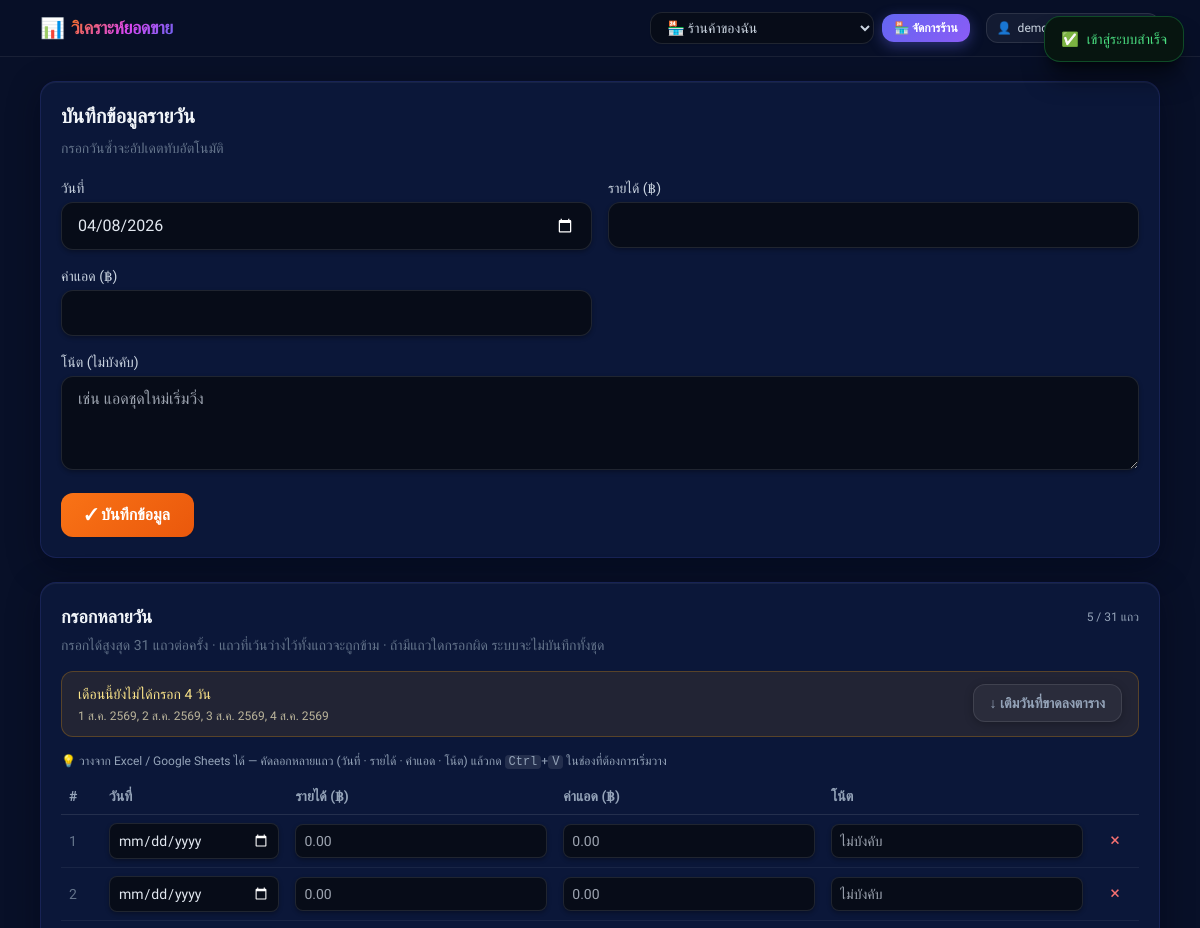
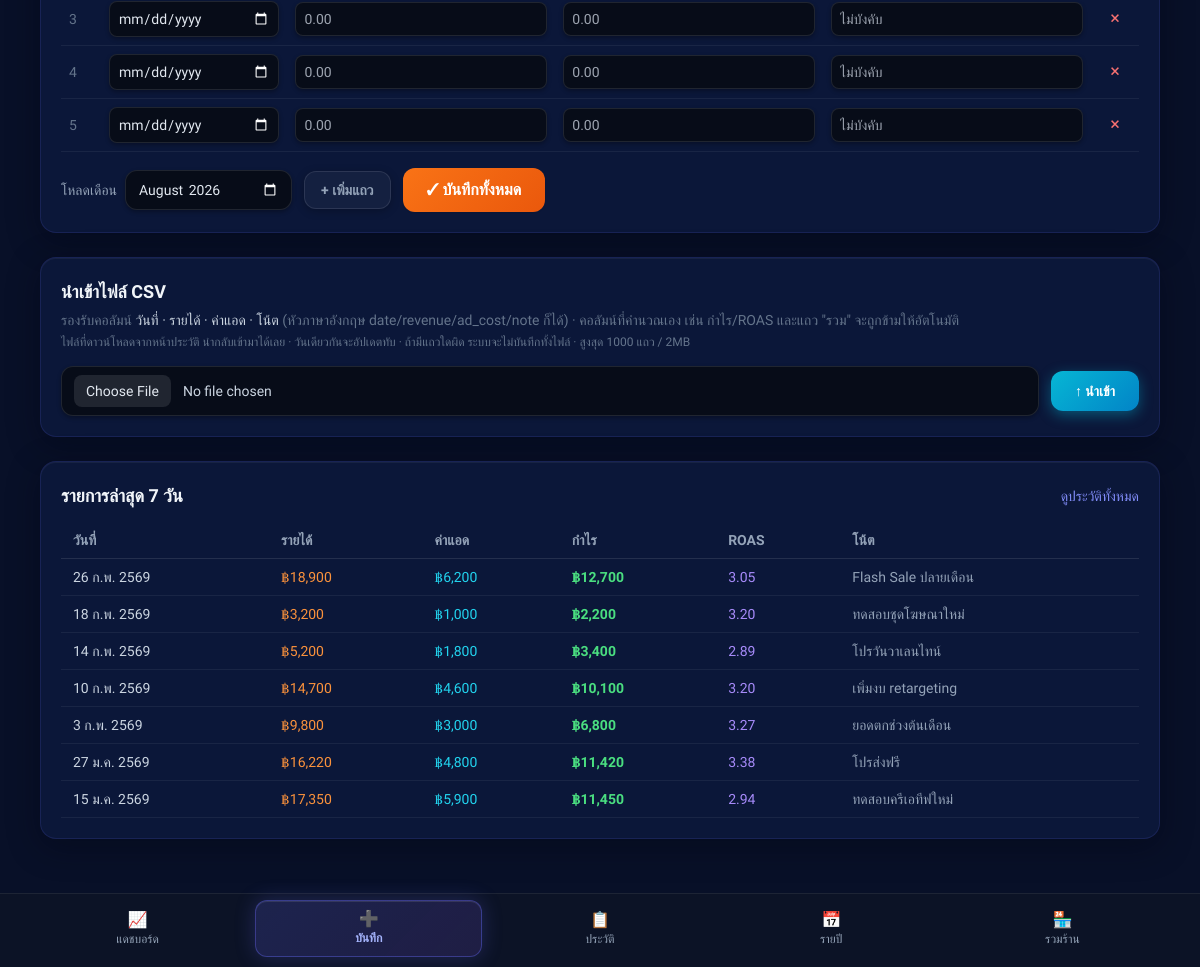
The page /add-record.php (signed in) on the database its author committed (2 pictures, top to bottom).
### tables this page shows
CREATE TABLE IF NOT EXISTS daily_records (
    id BIGINT UNSIGNED NOT NULL AUTO_INCREMENT,
    shop_id BIGINT UNSIGNED NOT NULL,
    record_date DATE NOT NULL,
    revenue DECIMAL(12,2) NOT NULL DEFAULT 0.00,
    ad_cost DECIMAL(12,2) NOT NULL DEFAULT 0.00,
    note VARCHAR(255) NULL,
    created_at DATETIME NOT NULL DEFAULT CURRENT_TIMESTAMP,
    updated_at DATETIME NOT NULL DEFAULT CURRENT_TIMESTAMP ON UPDATE CURRENT_TIMESTAMP,
    PRIMARY KEY (id),
    UNIQUE KEY uq_daily_records_shop_date (shop_id, record_date),
    KEY idx_daily_records_record_date (record_date),
    KEY idx_daily_records_shop_date (shop_id, record_date),
    CONSTRAINT chk_daily_records_revenue_non_negative CHECK (revenue >= 0),
    CONSTRAINT chk_daily_records_ad_cost_non_negative CHECK (ad_cost >= 0),
    CONSTRAINT fk_daily_records_shop
        FOREIGN KEY (shop_id)
        REFERENCES shops (id)
        ON DELETE CASCADE
        ON UPDATE CASCADE
);

### add-record.php (the view, shortened to what the rows shown need)
<?php
require_once __DIR__ . '/includes/bootstrap.php';
require_once __DIR__ . '/includes/auth.php';
$userId = (int)($_SESSION['user_id'] ?? 0);
$shopId = (int)($_SESSION['current_shop_id'] ?? 0);
$shopRepository = new ShopRepository($pdo);
$recordRepository = new RecordRepository($pdo);
$recordService = new RecordService($recordRepository, $shopRepository, $pdo);
$recentRecords = $recordService->getRecentRecords($userId, $shopId, 7);
require __DIR__ . '/includes/header.php';
?>
<section class="section-card p-5">
    <h1 class="text-xl font-semibold text-slate-100">บันทึกข้อมูลรายวัน</h1>
</section>
<section class="section-card mt-6 p-5">
    <div class="mb-1 flex flex-wrap items-center justify-between gap-2">
        <h2 class="text-lg font-semibold text-slate-100">กรอกหลายวัน</h2>
    </div>
    <form action="<?= e(app_url('/api/records.php')) ?>" method="post">
        <div class="overflow-x-auto">
            <table class="min-w-full text-sm">
                <thead>
                    <tr class="border-b border-white/10 text-left text-slate-400">
                        <th class="px-2 py-2 w-10">#</th>
                        <th class="px-2 py-2">วันที่</th>
                        <th class="px-2 py-2">รายได้ (฿)</th>
                        <th class="px-2 py-2">ค่าแอด (฿)</th>
                        <th class="px-2 py-2">โน้ต</th>
                        <th class="px-2 py-2 w-12"></th>
                    </tr>
                </thead>
            </table>
        </div>
    </form>
</section>
<section class="section-card mt-6 p-5">
    <h2 class="text-lg font-semibold text-slate-100">นำเข้าไฟล์ CSV</h2>
</section>
<section class="section-card mt-6 p-5">
    <div class="mb-3 flex items-center justify-between">
        <h2 class="text-lg font-semibold text-slate-100">รายการล่าสุด 7 วัน</h2>
    </div>
    <div class="overflow-x-auto">
        <table class="min-w-full text-sm">
            <thead>
                <tr class="border-b border-white/10 text-left text-slate-400">
                    <th class="px-3 py-2">วันที่</th>
                    <th class="px-3 py-2">รายได้</th>
                    <th class="px-3 py-2">ค่าแอด</th>
                    <th class="px-3 py-2">กำไร</th>
                    <th class="px-3 py-2">ROAS</th>
                    <th class="px-3 py-2">โน้ต</th>
                </tr>
            </thead>
            <tbody>
                <?php if (empty($recentRecords)): ?>
                    <tr>
                        <td colspan="6" class="px-3 py-4 text-center text-slate-400">ยังไม่มีข้อมูลในร้านนี้</td>
                    </tr>
                <?php else: ?>
                    <?php foreach ($recentRecords as $record): ?>
                        <?php
                        $revenue = (float)($record['revenue'] ?? 0);
                        $adCost = (float)($record['ad_cost'] ?? 0);
                        $profit = $revenue - $adCost;
                        $roas = $adCost > 0 ? round($revenue / $adCost, 2) : null;
                        $note = (string)($record['note'] ?? '');
                        ?>
                        <tr class="border-b border-white/[0.06]">
                            <td class="px-3 py-2 text-slate-300 font-medium"><?= e(formatThaiDate((string)($record['record_date'] ?? ''))) ?></td>
                            <td class="px-3 py-2 text-orange-400 font-medium"><?= e(formatMoney($revenue)) ?></td>
                            <td class="px-3 py-2 text-cyan-400 font-medium"><?= e(formatMoney($adCost)) ?></td>
                            <td class="px-3 py-2 <?= $profit >= 0 ? 'text-green-400' : 'text-red-400' ?> font-bold"><?= e(formatMoney($profit)) ?></td>
                            <td class="px-3 py-2 text-violet-400 font-medium"><?= e(formatRoas($roas)) ?></td>
                            <td class="px-3 py-2 text-slate-400"><?= $note !== '' ? e($note) : '-' ?></td>
                        </tr>
                    <?php endforeach; ?>
                <?php endif; ?>
            </tbody>
        </table>
    </div>
</section>
<?php require __DIR__ . '/includes/footer.php'; ?>

### rows shown on the page
daily_records: record_date "26 ก.พ. 2569", revenue "฿18,900", ad_cost "฿6,200", formatMoney($profit) "฿12,700", formatRoas($roas) "3.05", note "Flash Sale ปลายเดือน"
daily_records: record_date "18 ก.พ. 2569", revenue "฿3,200", ad_cost "฿1,000", formatMoney($profit) "฿2,200", formatRoas($roas) "3.20", note "ทดสอบชุดโฆษณาใหม่"
daily_records: record_date "14 ก.พ. 2569", revenue "฿5,200", ad_cost "฿1,800", formatMoney($profit) "฿3,400", formatRoas($roas) "2.89", note "โปรวันวาเลนไทน์"
daily_records: record_date "10 ก.พ. 2569", revenue "฿14,700", ad_cost "฿4,600", formatMoney($profit) "฿10,100", formatRoas($roas) "3.20", note "เพิ่มงบ retargeting"
daily_records: record_date "3 ก.พ. 2569", revenue "฿9,800", ad_cost "฿3,000", formatMoney($profit) "฿6,800", formatRoas($roas) "3.27", note "ยอดตกช่วงต้นเดือน"
daily_records: record_date "27 ม.ค. 2569", revenue "฿16,220", ad_cost "฿4,800", formatMoney($profit) "฿11,420", formatRoas($roas) "3.38", note "โปรส่งฟรี"
daily_records: record_date "15 ม.ค. 2569", revenue "฿17,350", ad_cost "฿5,900", formatMoney($profit) "฿11,450", formatRoas($roas) "2.94", note "ทดสอบครีเอทีฟใหม่"

### other values the page prints
$flashSuccess "เข้าสู่ระบบสำเร็จ"
RecordService::BULK_MAX_ROWS "31"
$missingCount "4"
$missingPreviewText "1 ส.ค. 2569, 2 ส.ค. 2569, 3 ส.ค. 2569, 4 ส.ค. 2569"
RecordService::IMPORT_MAX_ROWS "1000"
$link['icon'] "📈"
$link['label'] "แดชบอร์ด"
$link['icon'] "➕"
$link['label'] "บันทึก"
$link['icon'] "📋"
$link['label'] "ประวัติ"
$link['icon'] "📅"
$link['label'] "รายปี"
$link['icon'] "🏪"
$link['label'] "รวมร้าน"
